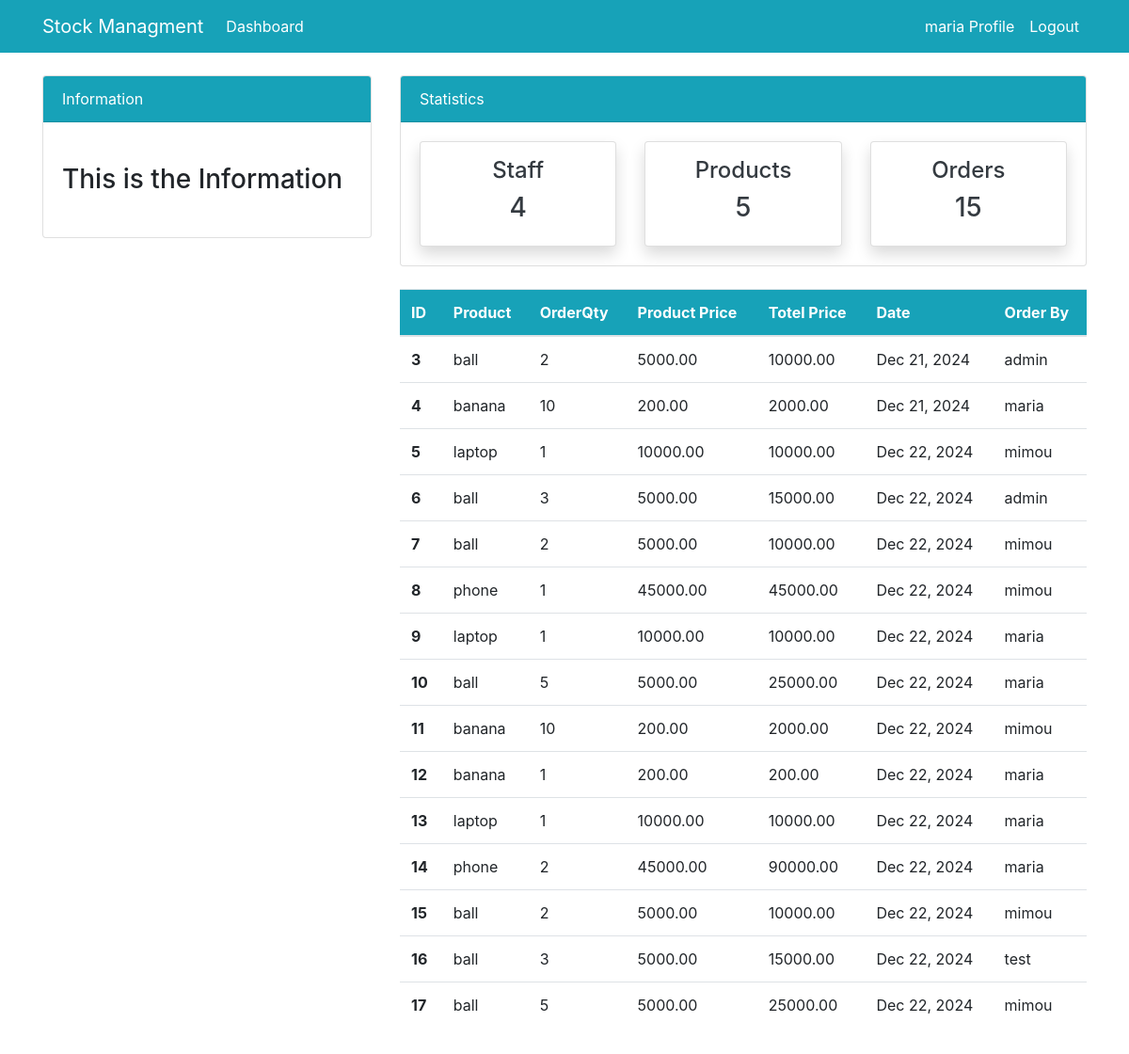
The page /order/ (signed in) on the database its author committed.
### dashboard/models.py (models this page shows, shortened)
class Order(models.Model):
    product=models.ForeignKey(Product,on_delete=models.CASCADE,null=True)
    staff=models.ForeignKey(User,models.CASCADE,null=True)
    orderQty=models.PositiveIntegerField(null=True)
    date=models.DateTimeField(auto_now_add=True)
    class Meta:
        verbose_name_plural='Oder'
    @property
    def total_price(self):
        return self.product.prixUnit * self.orderQty

class Product(models.Model):
    name=models.CharField(max_length=100,null=True)
    category=models.CharField(max_length=20,choices=CATEGORY,null=True)
    quantity=models.PositiveIntegerField(null=True)
    prixUnit=models.DecimalField(max_digits=10, decimal_places=2,null=True)
    class Meta:
        verbose_name_plural='Product'
    def __str__(self):
        return f'{self.name}'

### dashboard/views.py (the view)
# urls.py: path('order/', views.order, name='dashboard-order'),
@login_required
def order(request):
    orders=Order.objects.all()
    worker_count=User.objects.all().count()
    order_count=Order.objects.all().count()
    products_count=Product.objects.all().count()
    context={
        "orders":orders,
        'worker_count':worker_count,
        'order_count':order_count,
        'products_count':products_count,
    }
    return  render(request,'dashboard/order.html',context)

### templates/dashboard/order.html (shortened to what this page needs)
{% extends "partial/base.html" %}
{% block content %}
{% include "partial/topnav.html" %}
<div class="container">
    <div class="row my-4">
        <div class="col-md-4">
        </div>
        <div class="col-md-8">
            <table class="table bg-white">
                <thead class="bg-info">
                    <tr class="text-white">
                        <th scope="col">ID</th>
                        <th scope="col">Product</th>
                        <th scope="col">OrderQty</th>
                        <th scope="col">Product Price</th>
                        <th scope="col">Totel Price</th>
                        <th scope="col">Date</th>
                        <th scope="col">Order By</th>
                    </tr>
                </thead>
                <tbody>
                    {% for item in orders %}
                    <tr>
                        <th scope="row"> {{item.id}} </th>
                        <td>{{item.product}}</td>
                        <td>{{item.orderQty}}</td>
                        <td>{{item.product.prixUnit}}</td>
                        <td>{{item.total_price}}</td>
                        <td>{{item.date|date:"M d, Y"}}</td>
                        <td>{{item.staff.username}}</td>
                    </tr>
                    {% endfor %}
                </tbody>
            </table>
        </div>
    </div>
</div>
{% endblock %}

### templates/partial/base.html (shortened to what this page needs)
{% load static %}
<!doctype html>
<html lang="en">
  <head>
    <link rel="stylesheet" href="https://cdn.jsdelivr.net/npm/bootstrap@4.6.2/dist/css/bootstrap.min.css">
    <link rel="stylesheet" href="{% static "/style.css" %}">
  </head>
  <body>
    {% include "partial/nav.html" %}
    {% block content %}
    {% endblock %}
  </body>
</html>

### templates/partial/nav.html (shortened to what this page needs)
<nav class="navbar navbar-expand-lg navbar-info bg-info">
    {% if user.is_authenticated %}
    <div class="container">
        <a class="navbar-brand text-white" href="{% url "dashboard-index" %}">Stock Managment</a>
        <div class="collapse navbar-collapse" id="navbarSupportedContent">
            <ul class="navbar-nav mr-auto">
                <li class="nav-item active">
                    <a class="nav-link text-white" href="{% url "dashboard-index" %}">Dashboard </a>
                </li>
            </ul>
            <ul class="navbar-nav ml-auto">
                <li class="nav-item active">
                    <a class="nav-link text-white" href="{% url "user-profile" %}">{{user.username}} Profile </a>
                </li>
                <li class="nav-item">
                     <form method="post" action="{% url 'user-logout' %}">
                        <button type="submit" class="nav-link text-white" style="border: none; background: none; padding: 5;">
                            Logout
                        </button>
                    </form>
                </li>
            </ul>
            {% endif %}
        </div>
    </div>
</nav>

### templates/partial/topnav.html (shortened to what this page needs)
 <div class="container">
    <div class="row mt-4">
        <div class="col-md-4">
            <div class="card">
                <div class="card-header bg-info text-white">
                    Information
                </div>
                <div class="card-body">
                    <marquee behavior="" direction="">
                        <h3 class="my-4">This is the Information</h3>
                    </marquee>
                </div>
            </div>
        </div>
        <div class="col-md-8">
            <div class="card">
                <div class="card-header bg-info text-white">
                    Statistics
                </div>
                <div class="card-body">
                    <div class="row">
                        <div class="col-md-4">
                            <a class="text-decoration-none text-dark" href="{% url "dashboard-staff" %}">
                                <div class="card my-card shadow text-center p-3">
                                    <h4>Staff </h4>
                                    <h3>{{ worker_count }}</h3>
                                </div>
                            </a>
                        </div>
                        <div class="col-md-4">
                            <a class="text-decoration-none text-dark" href="{% url "dashboard-products" %}">
                                <div class="card my-card shadow text-center p-3">
                                    <h4>Products </h4>
                                    <h3>{{ products_count }}</h3>
                                </div>
                            </a>
                        </div>
                        <div class="col-md-4">
                            <a class="text-decoration-none text-dark" href="{% url "dashboard-order" %}">
                                <div class="card my-card shadow text-center p-3">
                                    <h4>Orders </h4>
                                    <h3>{{ order_count }}</h3>
                                </div>
                            </a>
                        </div>
                    </div>
                </div>
            </div>
        </div>
    </div>
</div>

### static/style.css (style rules this page uses)
body { background: rgb(255, 255, 255); }

### rows shown on the page
Order: id "3", product "ball", orderQty "2", product.prixUnit "5000.00", total_price "10000.00", date "Dec 21, 2024", staff.username "admin"
Order: id "4", product "banana", orderQty "10", product.prixUnit "200.00", total_price "2000.00", date "Dec 21, 2024", staff.username "maria"
Order: id "5", product "laptop", orderQty "1", product.prixUnit "10000.00", total_price "10000.00", date "Dec 22, 2024", staff.username "mimou"
Order: id "6", product "ball", orderQty "3", product.prixUnit "5000.00", total_price "15000.00", date "Dec 22, 2024", staff.username "admin"
Order: id "7", product "ball", orderQty "2", product.prixUnit "5000.00", total_price "10000.00", date "Dec 22, 2024", staff.username "mimou"
Order: id "8", product "phone", orderQty "1", product.prixUnit "45000.00", total_price "45000.00", date "Dec 22, 2024", staff.username "mimou"
Order: id "9", product "laptop", orderQty "1", product.prixUnit "10000.00", total_price "10000.00", date "Dec 22, 2024", staff.username "maria"
Order: id "10", product "ball", orderQty "5", product.prixUnit "5000.00", total_price "25000.00", date "Dec 22, 2024", staff.username "maria"
Order: id "11", product "banana", orderQty "10", product.prixUnit "200.00", total_price "2000.00", date "Dec 22, 2024", staff.username "mimou"
Order: id "12", product "banana", orderQty "1", product.prixUnit "200.00", total_price "200.00", date "Dec 22, 2024", staff.username "maria"
Order: id "13", product "laptop", orderQty "1", product.prixUnit "10000.00", total_price "10000.00", date "Dec 22, 2024", staff.username "maria"
Order: id "14", product "phone", orderQty "2", product.prixUnit "45000.00", total_price "90000.00", date "Dec 22, 2024", staff.username "maria"
Order: id "15", product "ball", orderQty "2", product.prixUnit "5000.00", total_price "10000.00", date "Dec 22, 2024", staff.username "mimou"
Order: id "16", product "ball", orderQty "3", product.prixUnit "5000.00", total_price "15000.00", date "Dec 22, 2024", staff.username "test"
Order: id "17", product "ball", orderQty "5", product.prixUnit "5000.00", total_price "25000.00", date "Dec 22, 2024", staff.username "mimou"

### other values the page prints
{{ user.username }} "maria"
{{ worker_count }} "4"
{{ products_count }} "5"
{{ order_count }} "15"
